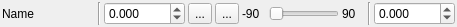
<?xml version="1.0" encoding="UTF-8"?>
<ui version="4.0">
 <class>vsCoordinateDelegate</class>
 <widget class="QWidget" name="vsCoordinateDelegate">
  <property name="geometry">
   <rect>
    <x>0</x>
    <y>0</y>
    <width>457</width>
    <height>26</height>
   </rect>
  </property>
  <property name="sizePolicy">
   <sizepolicy hsizetype="Fixed" vsizetype="Fixed">
    <horstretch>0</horstretch>
    <verstretch>0</verstretch>
   </sizepolicy>
  </property>
  <property name="windowTitle">
   <string>Form</string>
  </property>
  <layout class="QHBoxLayout" name="horizontalLayout">
   <property name="spacing">
    <number>3</number>
   </property>
   <property name="leftMargin">
    <number>2</number>
   </property>
   <property name="topMargin">
    <number>2</number>
   </property>
   <property name="rightMargin">
    <number>2</number>
   </property>
   <property name="bottomMargin">
    <number>2</number>
   </property>
   <item>
    <widget class="QLabel" name="nameLabel">
     <property name="sizePolicy">
      <sizepolicy hsizetype="Preferred" vsizetype="Preferred">
       <horstretch>4</horstretch>
       <verstretch>0</verstretch>
      </sizepolicy>
     </property>
     <property name="text">
      <string>Name</string>
     </property>
    </widget>
   </item>
   <item>
    <widget class="Line" name="line">
     <property name="sizePolicy">
      <sizepolicy hsizetype="Fixed" vsizetype="Minimum">
       <horstretch>0</horstretch>
       <verstretch>0</verstretch>
      </sizepolicy>
     </property>
     <property name="orientation">
      <enum>Qt::Vertical</enum>
     </property>
    </widget>
   </item>
   <item>
    <widget class="QDoubleSpinBox" name="valueSpinBox">
     <property name="sizePolicy">
      <sizepolicy hsizetype="Minimum" vsizetype="Fixed">
       <horstretch>2</horstretch>
       <verstretch>0</verstretch>
      </sizepolicy>
     </property>
     <property name="decimals">
      <number>3</number>
     </property>
     <property name="minimum">
      <double>-9999.000000000000000</double>
     </property>
     <property name="maximum">
      <double>9999.000000000000000</double>
     </property>
    </widget>
   </item>
   <item>
    <widget class="QToolButton" name="lockButton">
     <property name="sizePolicy">
      <sizepolicy hsizetype="Fixed" vsizetype="Fixed">
       <horstretch>1</horstretch>
       <verstretch>0</verstretch>
      </sizepolicy>
     </property>
     <property name="text">
      <string>...</string>
     </property>
     <property name="icon">
      <iconset resource="../resource.qrc">
       <normaloff>:/Data/Images/DefaultIcon/padlock-open.png</normaloff>:/Data/Images/DefaultIcon/padlock-open.png</iconset>
     </property>
    </widget>
   </item>
   <item>
    <widget class="QToolButton" name="clampButton">
     <property name="sizePolicy">
      <sizepolicy hsizetype="Fixed" vsizetype="Fixed">
       <horstretch>1</horstretch>
       <verstretch>0</verstretch>
      </sizepolicy>
     </property>
     <property name="text">
      <string>...</string>
     </property>
     <property name="icon">
      <iconset resource="../resource.qrc">
       <normaloff>:/Data/Images/DefaultIcon/MD-time-position.png</normaloff>:/Data/Images/DefaultIcon/MD-time-position.png</iconset>
     </property>
    </widget>
   </item>
   <item>
    <widget class="QLabel" name="label">
     <property name="sizePolicy">
      <sizepolicy hsizetype="Preferred" vsizetype="Preferred">
       <horstretch>1</horstretch>
       <verstretch>0</verstretch>
      </sizepolicy>
     </property>
     <property name="text">
      <string>-90</string>
     </property>
    </widget>
   </item>
   <item>
    <widget class="QSlider" name="seekSlider">
     <property name="sizePolicy">
      <sizepolicy hsizetype="Expanding" vsizetype="Fixed">
       <horstretch>3</horstretch>
       <verstretch>0</verstretch>
      </sizepolicy>
     </property>
     <property name="orientation">
      <enum>Qt::Horizontal</enum>
     </property>
     <property name="invertedAppearance">
      <bool>false</bool>
     </property>
     <property name="invertedControls">
      <bool>false</bool>
     </property>
     <property name="tickPosition">
      <enum>QSlider::NoTicks</enum>
     </property>
    </widget>
   </item>
   <item>
    <widget class="QLabel" name="label_2">
     <property name="sizePolicy">
      <sizepolicy hsizetype="Preferred" vsizetype="Preferred">
       <horstretch>1</horstretch>
       <verstretch>0</verstretch>
      </sizepolicy>
     </property>
     <property name="text">
      <string>90</string>
     </property>
    </widget>
   </item>
   <item>
    <widget class="Line" name="line_2">
     <property name="sizePolicy">
      <sizepolicy hsizetype="Fixed" vsizetype="Minimum">
       <horstretch>0</horstretch>
       <verstretch>0</verstretch>
      </sizepolicy>
     </property>
     <property name="orientation">
      <enum>Qt::Vertical</enum>
     </property>
    </widget>
   </item>
   <item>
    <widget class="QDoubleSpinBox" name="speedSpinBox">
     <property name="sizePolicy">
      <sizepolicy hsizetype="Minimum" vsizetype="Fixed">
       <horstretch>2</horstretch>
       <verstretch>0</verstretch>
      </sizepolicy>
     </property>
     <property name="decimals">
      <number>3</number>
     </property>
     <property name="minimum">
      <double>-9999.000000000000000</double>
     </property>
     <property name="maximum">
      <double>9999.000000000000000</double>
     </property>
    </widget>
   </item>
  </layout>
 </widget>
 <resources>
  <include location="../resource.qrc"/>
 </resources>
 <connections/>
</ui>
